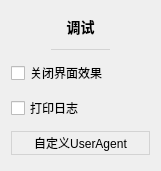
           <widget class="QWidget" name="debugSettingsCard" native="true">
            <property name="geometry">
             <rect>
              <x>370</x>
              <y>660</y>
              <width>161</width>
              <height>171</height>
             </rect>
            </property>
            <property name="styleSheet">
             <string notr="true">#debugSettingsCard
{
	background: #f7f7ff;
	border: none;
	border-radius: 5px;
}</string>
            </property>
            <layout class="QVBoxLayout" name="verticalLayout_44">
             <item>
              <widget class="QLabel" name="label_31">
               <property name="sizePolicy">
                <sizepolicy hsizetype="Preferred" vsizetype="Fixed">
                 <horstretch>0</horstretch>
                 <verstretch>0</verstretch>
                </sizepolicy>
               </property>
               <property name="styleSheet">
                <string notr="true">font-size: 14px;
font-weight: 500;</string>
               </property>
               <property name="text">
                <string>调试</string>
               </property>
               <property name="alignment">
                <set>Qt::AlignCenter</set>
               </property>
              </widget>
             </item>
             <item>
              <widget class="QWidget" name="widget_26" native="true">
               <property name="minimumSize">
                <size>
                 <width>0</width>
                 <height>1</height>
                </size>
               </property>
               <property name="maximumSize">
                <size>
                 <width>16777215</width>
                 <height>1</height>
                </size>
               </property>
               <property name="styleSheet">
                <string notr="true">background: lightgray;
margin: 40px;</string>
               </property>
              </widget>
             </item>
             <item>
              <widget class="CheckBox1" name="closeGuiCheck">
               <property name="cursor">
                <cursorShape>PointingHandCursor</cursorShape>
               </property>
               <property name="toolTip">
                <string>关闭一些无关紧要的界面效果
可以减少内存占用</string>
               </property>
               <property name="text">
                <string>关闭界面效果</string>
               </property>
              </widget>
             </item>
             <item>
              <widget class="CheckBox1" name="saveLogCheck">
               <property name="cursor">
                <cursorShape>PointingHandCursor</cursorShape>
               </property>
               <property name="toolTip">
                <string>打印所有输出日志到 安装目录/debug.log
遇到问题可以将此文件发给开发者，用以确定问题</string>
               </property>
               <property name="text">
                <string>打印日志</string>
               </property>
              </widget>
             </item>
             <item>
              <widget class="QPushButton" name="UAButton">
               <property name="cursor">
                <cursorShape>PointingHandCursor</cursorShape>
               </property>
               <property name="styleSheet">
                <string notr="true">QPushButton
{
	background: transparent;
	border: 1px solid lightgray;
	padding: 2px 4px 2px 4px;
}

QPushButton:hover
{
	background: #eeeeee;
}

QPushButton:pressed
{
	background: #cccccc;
}

</string>
               </property>
               <property name="text">
                <string>自定义UserAgent</string>
               </property>
               <property name="flat">
                <bool>true</bool>
               </property>
              </widget>
             </item>
            </layout>
           </widget>
